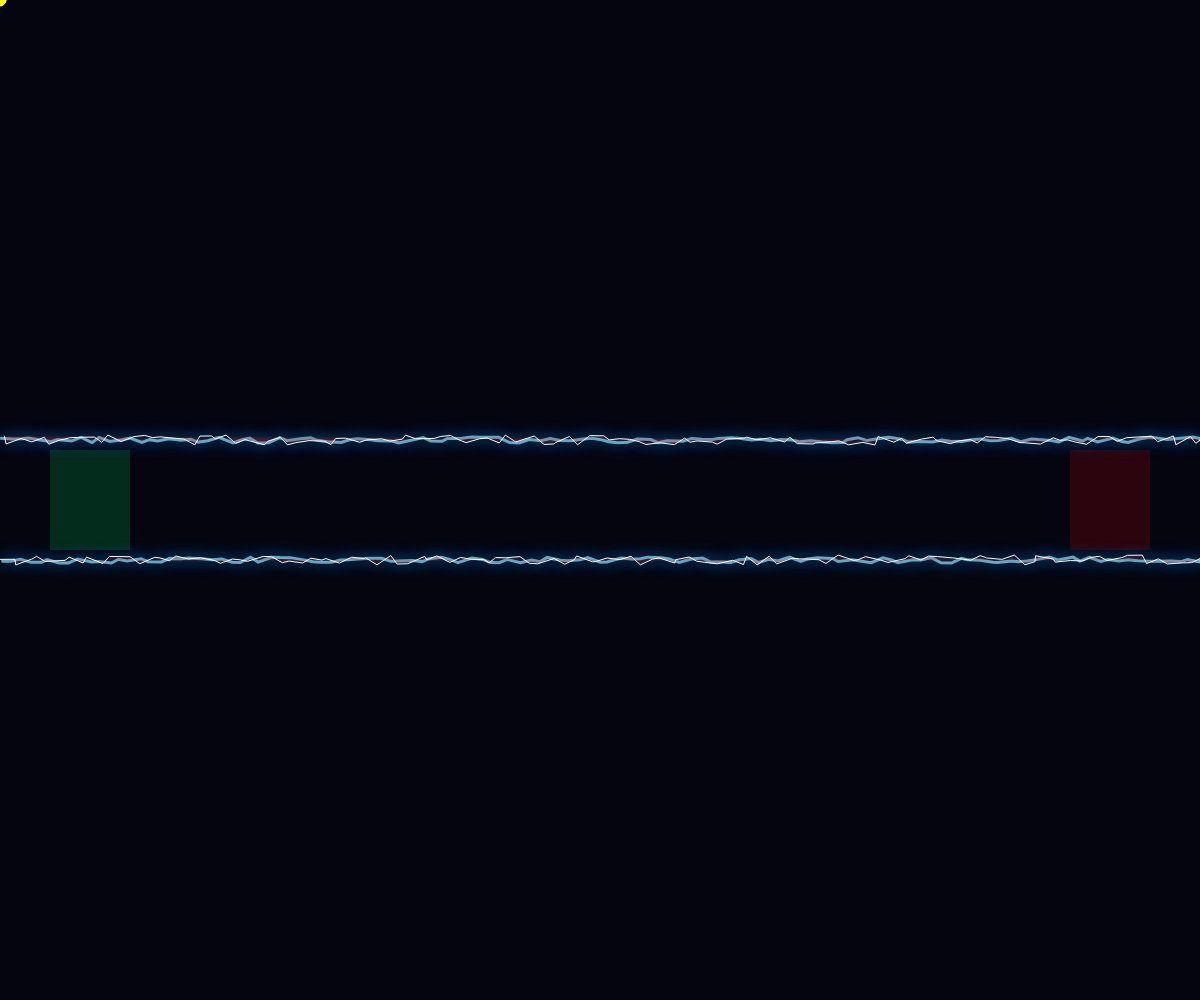
Frame 1 (no input)
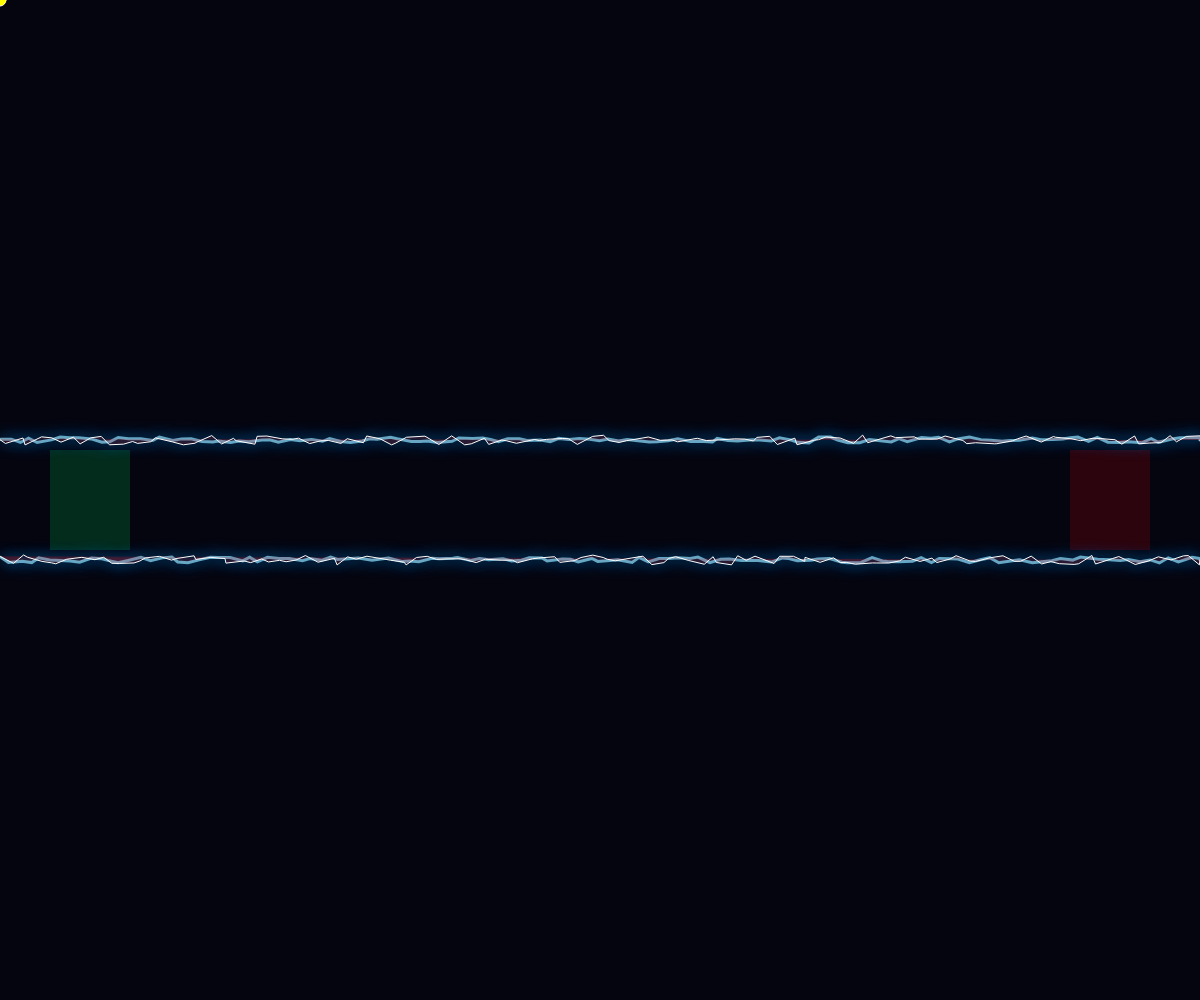
Frame 60 (no input)
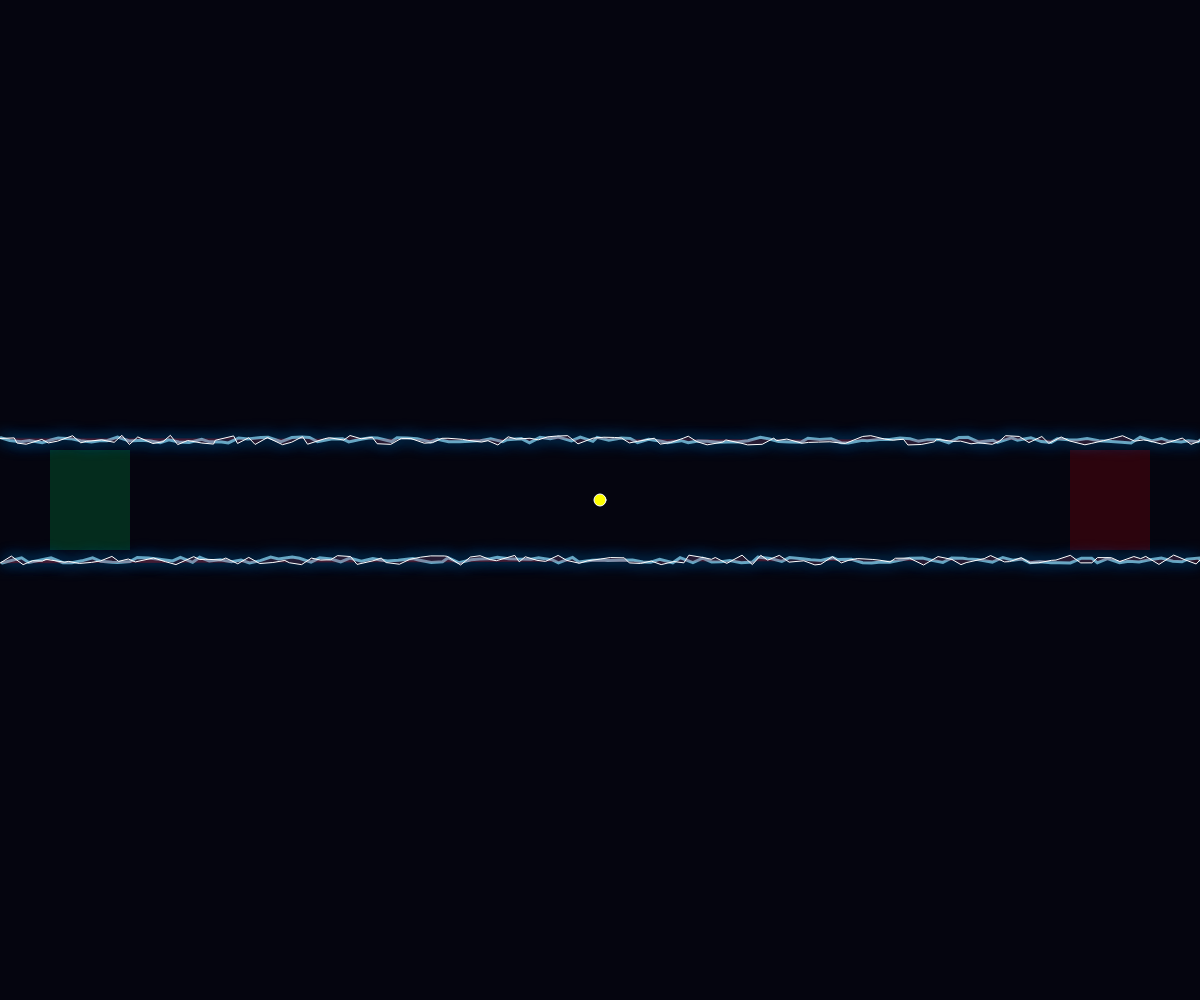
Frame 120 (the mouse pressed at the canvas centre since frame 60)

The p5.js sketch that drew these frames (run headless with seeded random() and noise() and a simulated clock; from frame 60 on, the mouse is pressed at the canvas centre):

// p5.js sketch
// ── sketch.js
let level = 1;
let gameState = "PLAY";
let gameStarted = false;
let boundaries = [];
let playerSize = 12;

function setup() {
  createCanvas(windowWidth, windowHeight);
  setupLevel(level);
}

function windowResized() {
  resizeCanvas(windowWidth, windowHeight);
  setupLevel(level);
}

function draw() {
  background(5, 5, 15);

  if (gameState === "PLAY") {
    drawZones();
    drawElectricBoundaries();
    checkCollision();
    drawPlayer();
  } else if (gameState === "FAIL") {
    showScreen("系統過載！\n點擊滑鼠重新挑戰", color(255, 50, 50));
  } else if (gameState === "WIN") {
    showScreen("全破成功！", color(50, 255, 50));
  }
}

function setupLevel(lvl) {
  boundaries = [];
  gameStarted = false;
  let uw = width / 10;
  let uh = height / 10;

  if (lvl === 1) {
    startZone = { x: 50, y: height/2-50, w: 80, h: 100 };
    endZone = { x: width-130, y: height/2-50, w: 80, h: 100 };
    addBoundary(0, height/2-60, width, height/2-60);
    addBoundary(0, height/2+60, width, height/2+60);
  } else if (lvl === 2) {
    startZone = { x: 50, y: 50, w: 80, h: 80 };
    endZone = { x: width-130, y: height-130, w: 80, h: 80 };
    // 閃電型路徑
    addBoundary(0, 150, width-150, 150);
    addBoundary(width-150, 150, width-150, height-200);
    addBoundary(width-150, height-200, 0, height-200);
    // 內縮邊界
    addBoundary(150, 0, 150, height-350);
    addBoundary(150, height-350, width, height-350);
  }
}

function addBoundary(x1, y1, x2, y2) {
  boundaries.push({ p1: createVector(x1, y1), p2: createVector(x2, y2) });
}

function drawElectricBoundaries() {
  drawingContext.shadowBlur = 15;
  drawingContext.shadowColor = color(0, 150, 255);
  for (let b of boundaries) {
    stroke(150, 230, 255, 180);
    strokeWeight(3);
    drawJitteryLine(b.p1, b.p2, 3);
    stroke(255, 255, 255, 255);
    strokeWeight(1);
    drawJitteryLine(b.p1, b.p2, 5);
  }
  drawingContext.shadowBlur = 0;
}

function drawJitteryLine(v1, v2, j) {
  let d = dist(v1.x, v1.y, v2.x, v2.y);
  beginShape();
  for (let i = 0; i <= d; i += 10) {
    let t = i / d;
    let x = lerp(v1.x, v2.x, t) + random(-j, j);
    let y = lerp(v1.y, v2.y, t) + random(-j, j);
    vertex(x, y);
  }
  vertex(v2.x, v2.y);
  endShape();
}

function drawZones() {
  noStroke();
  fill(0, 255, 100, 40); rect(startZone.x, startZone.y, startZone.w, startZone.h);
  fill(255, 0, 0, 40); rect(endZone.x, endZone.y, endZone.w, endZone.h);
}

function drawPlayer() {
  fill(255, 255, 0);
  ellipse(mouseX, mouseY, playerSize, playerSize);
}

function checkCollision() {
  if (mouseX > startZone.x && mouseX < startZone.x + startZone.w &&
      mouseY > startZone.y && mouseY < startZone.y + startZone.h) {
    gameStarted = true;
  }
  if (!gameStarted) return;

  // 遍歷所有邊界，使用手寫的碰撞函式
  for (let b of boundaries) {
    let hit = collidePointLineCustom(mouseX, mouseY, b.p1.x, b.p1.y, b.p2.x, b.p2.y, playerSize/2);
    if (hit) {
      gameState = "FAIL";
      gameStarted = false;
    }
  }

  if (mouseX > endZone.x && mouseX < endZone.x + endZone.w &&
      mouseY > endZone.y && mouseY < endZone.y + endZone.h) {
    if (level < 2) { level++; setupLevel(level); } else { gameState = "WIN"; }
  }
}

function showScreen(txt, clr) {
  background(0, 180);
  fill(clr); textAlign(CENTER); textSize(40);
  text(txt, width/2, height/2);
}

function mousePressed() {
  if (gameState !== "PLAY") {
    level = 1; setupLevel(level); gameState = "PLAY";
  }
}

// ==========================================
// 手寫碰撞偵測函式 (替代 p5.collide2D)
// ==========================================
function collidePointLineCustom(px, py, x1, y1, x2, y2, buffer) {
  let d1 = dist(px, py, x1, y1);
  let d2 = dist(px, py, x2, y2);
  let lineLen = dist(x1, y1, x2, y2);
  // 如果點到兩端點的距離和等於線段長度，則點在線上
  return (d1 + d2 >= lineLen - buffer && d1 + d2 <= lineLen + buffer);
}
